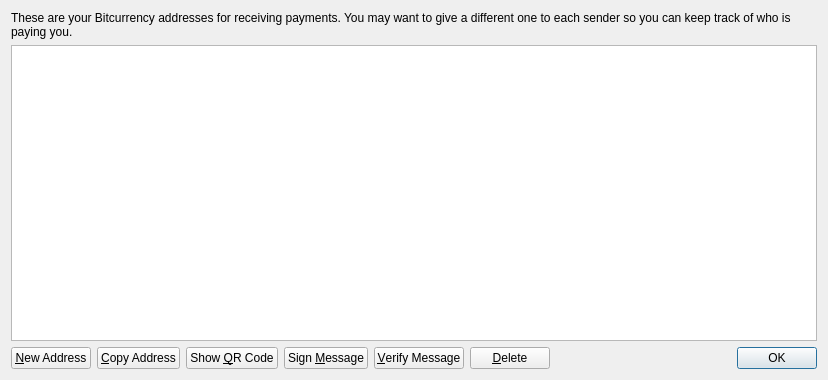
<?xml version="1.0" encoding="UTF-8"?>
<ui version="4.0">
 <class>AddressBookPage</class>
 <widget class="QWidget" name="AddressBookPage">
  <property name="geometry">
   <rect>
    <x>0</x>
    <y>0</y>
    <width>828</width>
    <height>380</height>
   </rect>
  </property>
  <property name="windowTitle">
   <string>Address Book</string>
  </property>
  <layout class="QVBoxLayout" name="verticalLayout">
   <item>
    <widget class="QLabel" name="labelExplanation">
     <property name="text">
      <string>These are your Bitcurrency addresses for receiving payments. You may want to give a different one to each sender so you can keep track of who is paying you.</string>
     </property>
     <property name="textFormat">
      <enum>Qt::PlainText</enum>
     </property>
     <property name="wordWrap">
      <bool>true</bool>
     </property>
    </widget>
   </item>
   <item>
    <widget class="QTableView" name="tableView">
     <property name="contextMenuPolicy">
      <enum>Qt::CustomContextMenu</enum>
     </property>
     <property name="toolTip">
      <string>Double-click to edit address or label</string>
     </property>
     <property name="tabKeyNavigation">
      <bool>false</bool>
     </property>
     <property name="alternatingRowColors">
      <bool>true</bool>
     </property>
     <property name="selectionMode">
      <enum>QAbstractItemView::SingleSelection</enum>
     </property>
     <property name="selectionBehavior">
      <enum>QAbstractItemView::SelectRows</enum>
     </property>
     <property name="sortingEnabled">
      <bool>true</bool>
     </property>
     <attribute name="verticalHeaderVisible">
      <bool>false</bool>
     </attribute>
    </widget>
   </item>
   <item>
    <layout class="QHBoxLayout" name="horizontalLayout">
     <item>
      <widget class="QPushButton" name="newAddressButton">
       <property name="toolTip">
        <string>Create a new address</string>
       </property>
       <property name="text">
        <string>&amp;New Address</string>
       </property>
       <property name="icon">
        <iconset resource="../bitcoin.qrc">
         <normaloff>:/icons/add</normaloff>:/icons/add</iconset>
       </property>
      </widget>
     </item>
     <item>
      <widget class="QPushButton" name="copyToClipboard">
       <property name="toolTip">
        <string>Copy the currently selected address to the system clipboard</string>
       </property>
       <property name="text">
        <string>&amp;Copy Address</string>
       </property>
       <property name="icon">
        <iconset resource="../bitcoin.qrc">
         <normaloff>:/icons/editcopy</normaloff>:/icons/editcopy</iconset>
       </property>
      </widget>
     </item>
     <item>
      <widget class="QPushButton" name="showQRCode">
       <property name="text">
        <string>Show &amp;QR Code</string>
       </property>
       <property name="icon">
        <iconset resource="../bitcoin.qrc">
         <normaloff>:/icons/qrcode</normaloff>:/icons/qrcode</iconset>
       </property>
      </widget>
     </item>
     <item>
      <widget class="QPushButton" name="signMessage">
       <property name="toolTip">
        <string>Sign a message to prove you own a BitCurrency address</string>
       </property>
       <property name="text">
        <string>Sign &amp;Message</string>
       </property>
       <property name="icon">
        <iconset resource="../bitcoin.qrc">
         <normaloff>:/icons/edit</normaloff>:/icons/edit</iconset>
       </property>
      </widget>
     </item>
     <item>
      <widget class="QPushButton" name="verifyMessage">
       <property name="toolTip">
        <string>Verify a message to ensure it was signed with a specified BitCurrency address</string>
       </property>
       <property name="text">
        <string>&amp;Verify Message</string>
       </property>
       <property name="icon">
        <iconset resource="../bitcoin.qrc">
         <normaloff>:/icons/transaction_0</normaloff>:/icons/transaction_0</iconset>
       </property>
      </widget>
     </item>
     <item>
      <widget class="QPushButton" name="deleteButton">
       <property name="toolTip">
        <string>Delete the currently selected address from the list</string>
       </property>
       <property name="text">
        <string>&amp;Delete</string>
       </property>
       <property name="icon">
        <iconset resource="../bitcoin.qrc">
         <normaloff>:/icons/remove</normaloff>:/icons/remove</iconset>
       </property>
      </widget>
     </item>
     <item>
      <spacer name="horizontalSpacer">
       <property name="orientation">
        <enum>Qt::Horizontal</enum>
       </property>
       <property name="sizeHint" stdset="0">
        <size>
         <width>40</width>
         <height>20</height>
        </size>
       </property>
      </spacer>
     </item>
     <item>
      <widget class="QDialogButtonBox" name="buttonBox">
       <property name="sizePolicy">
        <sizepolicy hsizetype="Maximum" vsizetype="Fixed">
         <horstretch>0</horstretch>
         <verstretch>0</verstretch>
        </sizepolicy>
       </property>
       <property name="standardButtons">
        <set>QDialogButtonBox::Ok</set>
       </property>
      </widget>
     </item>
    </layout>
   </item>
  </layout>
 </widget>
 <resources>
  <include location="../bitcoin.qrc"/>
 </resources>
 <connections/>
</ui>
